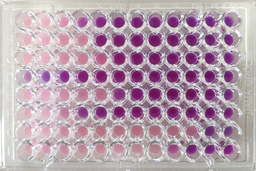
#> input picture test_images/WhatsApp Image 2026-02-05 at 14.15.10.jpeg, 256 x 171 px, shrunk from 1553 x 1036 before the run, found by its file name
$ python test_full_dart_pipeline.py
#> lines starting #> are read from the running program, lines starting #| are printed output that depends on the picture; after the words box and inside, x2 and y2 are one past the last pixel; in counts of white or black regions, pixels touching at a corner belong together
#!/usr/bin/env python3
"""
Simulate the FULL Dart pipeline to debug grid fitting issues:
1. Load image
2. Plate detection (simulate Dart's approach)
3. Circle detection with OpenCV
4. Grid fitting
5. Generate debug output
"""

import cv2
import numpy as np

def simulate_dart_plate_detection(image):
    """
    Simulate Dart's _findPlateBoundsByColor and _cropToWellArea
    """
    h, w = image.shape[:2]
    hsv = cv2.cvtColor(image, cv2.COLOR_BGR2HSV)

    print(f"\n[1] Plate Detection")
    print(f"    Original image: {w}x{h}")

    # Find well-colored pixels (simulate Dart's _findPlateBoundsByColor)
    well_pixels = []

    for y in range(0, h, 3):
        for x in range(0, w, 3):
            b, g, r = image[y, x].tolist()
            hue, sat, val = hsv[y, x].tolist()

            if val > 250 or val < 50:
                continue

            # Pink detection (Dart criteria)
            is_pink = sat > 15 and sat < 100 and r > g * 0.9 and r > b * 0.8 and r > 130

            # Purple detection (Dart criteria)
            is_purple = sat > 50 and hue >= 115 and hue <= 178 and val > 60

            if is_pink or is_purple:
                well_pixels.append((x, y))

    print(f"    Well-colored pixels found: {len(well_pixels)}")

    if len(well_pixels) >= 100:
        xs = [p[0] for p in well_pixels]
        ys = [p[1] for p in well_pixels]
        min_x, max_x = min(xs), max(xs)
        min_y, max_y = min(ys), max(ys)

        # Add padding
        estimated_cell_w = (max_x - min_x) / 12
        estimated_cell_h = (max_y - min_y) / 8
        pad_x = int(estimated_cell_w * 0.3)
        pad_y = int(estimated_cell_h * 0.3)

        min_x = max(0, min_x - pad_x)
        min_y = max(0, min_y - pad_y)
        max_x = min(w - 1, max_x + pad_x)
        max_y = min(h - 1, max_y + pad_y)

        crop_w = max_x - min_x
        crop_h = max_y - min_y

        print(f"    Color-based crop: ({min_x},{min_y}) size {crop_w}x{crop_h}")

        # Crop with light margins (Dart's _cropToWellAreaLight)
        plate = image[min_y:max_y, min_x:max_x].copy()
        ph, pw = plate.shape[:2]

        # Light margins
        left = int(pw * 0.02)
        top = int(ph * 0.03)
        right = int(pw * 0.02)
        bottom = int(ph * 0.03)

        plate = plate[top:ph-bottom, left:pw-right]
        print(f"    After light crop: {plate.shape[1]}x{plate.shape[0]}")

        return plate

    # Fallback: center crop with margins
    print("    Fallback: center crop")
    margin_x = int(w * 0.08)
    margin_y = int(h * 0.10)
    return image[margin_y:h-margin_y, margin_x:w-margin_x].copy()


def detect_circles_like_dart(plate):
    """
    Circle detection matching native_opencv.cpp
    """
    h, w = plate.shape[:2]

    print(f"\n[2] Circle Detection")
    print(f"    Plate size: {w}x{h}")

    gray = cv2.cvtColor(plate, cv2.COLOR_BGR2GRAY)

    # Parameters matching native_opencv.cpp
    expected_cell = min(w / 12.0, h / 8.0)
    expected_r = expected_cell * 0.42
    min_r = int(expected_r * 0.5)
    max_r = int(expected_r * 1.3)
    min_dist = expected_cell * 0.65

    print(f"    Expected cell: {expected_cell:.1f}")
    print(f"    Radius range: {min_r} - {max_r}")
    print(f"    Min dist: {min_dist:.1f}")

    dp = 1.0
    param1 = 50
    blur_sizes = [7, 9, 11]
    param2_values = [22, 28, 35]

    all_circles = []

    for blur_size in blur_sizes:
        blurred = cv2.GaussianBlur(gray, (blur_size, blur_size), 2)
        for param2 in param2_values:
            circles = cv2.HoughCircles(
                blurred, cv2.HOUGH_GRADIENT,
                dp=dp, minDist=min_dist, param1=param1, param2=param2,
                minRadius=min_r, maxRadius=max_r
            )
            if circles is not None:
                all_circles.append(circles[0])

    if not all_circles:
        print("    No circles detected!")
        return np.array([]).reshape(0, 3)

    combined = np.vstack(all_circles)
    print(f"    Raw circles: {len(combined)}")

    # Deduplicate
    merge_threshold = min_dist * 0.5
    deduped = _deduplicate(combined, merge_threshold)
    print(f"    After dedup: {len(deduped)}")

    # Filter by radius
    radii = deduped[:, 2]
    med_r = np.median(radii)
    radius_mask = (radii >= med_r * 0.6) & (radii <= med_r * 1.4)
    filtered = deduped[radius_mask]
    print(f"    After radius filter: {len(filtered)}")

    # Filter edge circles
    edge_margin = med_r * 0.5
    edge_mask = ((filtered[:, 0] > edge_margin) &
                 (filtered[:, 0] < w - edge_margin) &
                 (filtered[:, 1] > edge_margin) &
                 (filtered[:, 1] < h - edge_margin))
    final = filtered[edge_mask]
    print(f"    After edge filter: {len(final)}")

    return final


def fit_grid_like_dart(circles, w, h):
    """
    Grid fitting matching Dart's grid_fitter.dart
    """
    print(f"\n[3] Grid Fitting")

    if len(circles) < 20:
        print("    Not enough circles for grid fitting, using naive grid")
        step_x = w / 12
        step_y = h / 8
        return step_x / 2, step_y / 2, step_x, step_y

    centers = circles[:, :2]
    expected_sx = w / 12
    expected_sy = h / 8

    # Estimate step from pairs
    step_x = estimate_step_from_pairs(centers, axis=0, expected_step=expected_sx, max_other_dist=expected_sy*0.4)
    step_y = estimate_step_from_pairs(centers, axis=1, expected_step=expected_sy, max_other_dist=expected_sx*0.4)

    if step_x is None:
        step_x = expected_sx
    if step_y is None:
        step_y = expected_sy

    print(f"    Estimated step: ({step_x:.1f}, {step_y:.1f})")

    # Find best origin (matching Dart's looser bounds)
    candidates_ox = set()
    candidates_oy = set()

    min_ox = -step_x * 0.3
    max_ox = step_x * 1.5
    min_oy = -step_y * 0.3
    max_oy = step_y * 1.5

    for cx, cy in centers:
        for col_guess in range(12):
            ox = cx - col_guess * step_x
            if min_ox < ox < max_ox:
                candidates_ox.add(round(ox, 1))
        for row_guess in range(8):
            oy = cy - row_guess * step_y
            if min_oy < oy < max_oy:
                candidates_oy.add(round(oy, 1))

    candidates_ox.add(round(step_x / 2, 1))
    candidates_oy.add(round(step_y / 2, 1))

    best_ox, best_oy, best_score = step_x / 2, step_y / 2, -1

    for ox in candidates_ox:
        for oy in candidates_oy:
            score = score_grid(centers, ox, oy, step_x, step_y)
            if score > best_score:
                best_score = score
                best_ox, best_oy = ox, oy

    print(f"    Best origin (before LSQ): ({best_ox:.1f}, {best_oy:.1f}) score={best_score}")

    # Refine with LSQ
    ox, oy, sx, sy = refine_grid_lsq(circles, best_ox, best_oy, step_x, step_y)

    print(f"    Final grid: origin=({ox:.1f}, {oy:.1f}), step=({sx:.1f}, {sy:.1f})")

    return ox, oy, sx, sy


# [86 lines left out: functions estimate_step_from_pairs, score_grid, refine_grid_lsq, not called in this run]


def _deduplicate(circles, merge_dist):
    if len(circles) == 0:
        return circles
    used = np.zeros(len(circles), dtype=bool)
    merged = []
    for i in range(len(circles)):
        if used[i]:
            continue
        cluster = [circles[i]]
        used[i] = True
        for j in range(i + 1, len(circles)):
            if used[j]:
                continue
            dist = np.sqrt((circles[i][0]-circles[j][0])**2 + (circles[i][1]-circles[j][1])**2)
            if dist < merge_dist:
                cluster.append(circles[j])
                used[j] = True
        merged.append(np.mean(cluster, axis=0))
    return np.array(merged)


def main():
    image_path = "/Users/kutinyo/Desktop/Sample/test_images/WhatsApp Image 2026-02-05 at 14.15.10.jpeg"
    output_path = "/Users/kutinyo/Desktop/Sample/files/debug_full_dart_pipeline.png"

    # Load image
    image = cv2.imread(image_path)
#> image is the input picture: shape (171, 256, 3); mean B, G, R 175.1, 162.3, 183.9
    if image is None:
        print(f"Error loading {image_path}")
        return

    print("=" * 60)
    print("SIMULATING FULL DART PIPELINE")
    print("=" * 60)

    # Step 1: Plate detection
    plate = simulate_dart_plate_detection(image)
#> in simulate_dart_plate_detection, `hsv = cv2.cvtColor(image, cv2.COLOR_BGR2HSV)`: hsv: shape (171, 256, 3); mean H, S, V 110.9, 40.5, 184.6
#|     Original image: 256x171
#> after the loop in simulate_dart_plate_detection, `for y in range(0, h, 3):`: well_pixels = 2692 pairs, first value 18 to 252, second value 0 to 168
#|     Well-colored pixels found: 2692
#> in simulate_dart_plate_detection, `xs = [p[0] for p in well_pixels]`: xs = 2692 values, max 252 at index 491, min 18 at index 208, mean 133.4
#> in simulate_dart_plate_detection, `ys = [p[1] for p in well_pixels]`: ys = 2692 values from 0 to 168
#> in simulate_dart_plate_detection, `min_x, max_x = min(xs), max(xs)`: min_x = 18; max_x = 252
#> in simulate_dart_plate_detection, `min_y, max_y = min(ys), max(ys)`: min_y = 0; max_y = 168
#> in simulate_dart_plate_detection, `estimated_cell_w = (max_x - min_x) / 12`: estimated_cell_w = 19.5
#> in simulate_dart_plate_detection, `estimated_cell_h = (max_y - min_y) / 8`: estimated_cell_h = 21
#> in simulate_dart_plate_detection, `pad_x = int(estimated_cell_w * 0.3)`: pad_x = 5
#> in simulate_dart_plate_detection, `pad_y = int(estimated_cell_h * 0.3)`: pad_y = 6
#> in simulate_dart_plate_detection, `min_x = max(0, min_x - pad_x)`: min_x = 13
#> in simulate_dart_plate_detection, `max_x = min(w - 1, max_x + pad_x)`: max_x = 255
#> in simulate_dart_plate_detection, `max_y = min(h - 1, max_y + pad_y)`: max_y = 170
#> in simulate_dart_plate_detection, `crop_w = max_x - min_x`: crop_w = 242
#> in simulate_dart_plate_detection, `crop_h = max_y - min_y`: crop_h = 170
#|     Color-based crop: (13,0) size 242x170
#> in simulate_dart_plate_detection, `plate = image[min_y:max_y, min_x:max_x].copy()`:
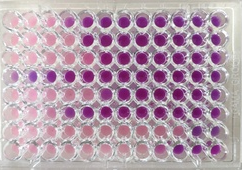
#> plate: shape (170, 242, 3); mean B, G, R 172.9, 158.9, 181.8
#> in simulate_dart_plate_detection, `plate = plate[top:ph-bottom, left:pw-right]`:
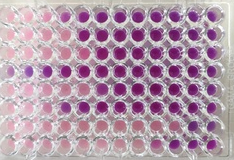
#> plate: shape (160, 234, 3); mean B, G, R 171.4, 155.5, 180.4
#|     After light crop: 234x160
    h, w = plate.shape[:2]
#> h = 160; w = 234

    # Step 2: Circle detection
    circles = detect_circles_like_dart(plate)
#|     Plate size: 234x160
#> in detect_circles_like_dart, `gray = cv2.cvtColor(plate, cv2.COLOR_BGR2GRAY)`:
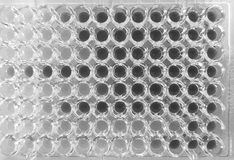
#> gray: shape (160, 234); min 44, max 255, mean 164.7
#|     Expected cell: 19.5
#|     Radius range: 4 - 10
#|     Min dist: 12.7
#> the loop in detect_circles_like_dart, `for blur_size in blur_sizes:` made 3 passes
#> pass 1, in detect_circles_like_dart, `blurred = cv2.GaussianBlur(gray, (blur_size, blur_size), 2)`:
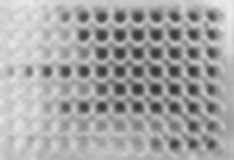
#> blurred: shape (160, 234); min 51, max 234, mean 164.8
#> after the loop in detect_circles_like_dart, `for blur_size in blur_sizes:`: all_circles = [[[119.5, 34.5, 6], [119.5, 16.5, 5.5], [137.5, 16.5, 5.5]], [[119.5, 16.5, 5.5]], [[119.5, 34.5, 6], [119.5, 16.5, 5.5], [137.5, 16.5, 5.5]]]
#> in detect_circles_like_dart, `combined = np.vstack(all_circles)`: combined = [[119.5, 34.5, 6], [119.5, 16.5, 5.5], [137.5, 16.5, 5.5], [119.5, 16.5, 5.5], [119.5, 34.5, 6], [119.5, 16.5, 5.5], [137.5, 16.5, 5.5]]
#|     Raw circles: 7
#> in _deduplicate, `used = np.zeros(len(circles), dtype=bool)`: used = [False, False, False, False, False, False, False]
#> the loop in _deduplicate, `for i in range(len(circles)):` made 7 passes
#> after the loop in _deduplicate, `for i in range(len(circles)):`: merged = [[119.5, 34.5, 6], [119.5, 16.5, 5.5], [137.5, 16.5, 5.5]]; used = [True, True, True, True, True, True, True]
#> in detect_circles_like_dart, `deduped = _deduplicate(combined, merge_threshold)`: deduped has the same summary as merged in _deduplicate
#|     After dedup: 3
#> in detect_circles_like_dart, `radii = deduped[:, 2]`: radii = [6, 5.5, 5.5]
#> in detect_circles_like_dart, `med_r = np.median(radii)`: med_r = 5.5
#> in detect_circles_like_dart, `radius_mask = (radii >= med_r * 0.6) & (radii <= med_r * 1.4)`: radius_mask = [True, True, True]
#> in detect_circles_like_dart, `filtered = deduped[radius_mask]`: filtered has the same summary as merged in _deduplicate
#|     After radius filter: 3
#> in detect_circles_like_dart, `edge_margin = med_r * 0.5`: edge_margin = 2.75
#> in detect_circles_like_dart, `edge_mask = ((filtered[:, 0] > edge_margin) & (filtered[:, 0] < w - ed..`: edge_mask = [True, True, True]
#> in detect_circles_like_dart, `final = filtered[edge_mask]`: final has the same summary as merged in _deduplicate
#|     After edge filter: 3
#> circles has the same summary as merged in _deduplicate

    # Step 3: Grid fitting
    ox, oy, sx, sy = fit_grid_like_dart(circles, w, h)
#> ox = 9.75; oy = 10; sx = 19.5; sy = 20

    # Step 4: Visualize
    print(f"\n[4] Generating Debug Image")

    debug = plate.copy()

    # Draw detected circles (green)
    for c in circles:
        cx, cy, r = int(c[0]), int(c[1]), int(c[2])
        cv2.circle(debug, (cx, cy), r, (0, 255, 0), 2)
        cv2.circle(debug, (cx, cy), 3, (0, 0, 255), -1)  # Red center
#> this loop made 3 passes
#> (c, cx, cy, r) on passes 1 to 3: ([119.5, 34.5, 6], 119, 34, 6), ([119.5, 16.5, 5.5], 119, 16, 5), ([137.5, 16.5, 5.5], 137, 16, 5)
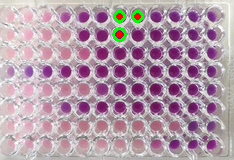
#> debug: shape (160, 234, 3); 1.01% of pixels changed, all inside (x1, y1, x2, y2) = (112, 10, 144, 42)

    # Draw fitted grid positions (blue circles, cyan for unmatched)
    for row in range(8):
        for col in range(12):
            grid_cx = int(ox + col * sx)
            grid_cy = int(oy + row * sy)
            grid_r = int(min(sx, sy) * 0.42)

            # Check if there's a detected circle near this position
            matched = False
            for c in circles:
                dx = c[0] - grid_cx
                dy = c[1] - grid_cy
                if np.sqrt(dx*dx + dy*dy) < sx * 0.3:
                    matched = True
                    break

            color = (255, 0, 0) if matched else (255, 255, 0)  # Blue if matched, cyan if not
            cv2.circle(debug, (grid_cx, grid_cy), grid_r, color, 1)

            # Label
            label = f"{chr(65+row)}{col+1}"
            cv2.putText(debug, label, (grid_cx-10, grid_cy-grid_r-2),
                       cv2.FONT_HERSHEY_SIMPLEX, 0.25, color, 1)
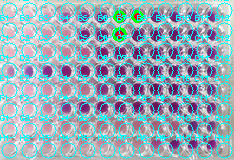
#> debug: shape (160, 234, 3); 17.25% of pixels changed, all inside (x1, y1, x2, y2) = (0, 0, 233, 159)

    cv2.imwrite(output_path, debug)
    print(f"    Saved to: {output_path}")

    # Count matched/unmatched
    matched_count = 0
    threshold = sx * 0.3
#> threshold = 5.85
    for row in range(8):
        for col in range(12):
            grid_cx = ox + col * sx
            grid_cy = oy + row * sy
            for c in circles:
                dx = c[0] - grid_cx
                dy = c[1] - grid_cy
                if np.sqrt(dx*dx + dy*dy) < threshold:
                    matched_count += 1
                    break
#> after the loop, matched_count = 0

    print(f"\n    Grid matching: {matched_count}/96 wells matched to detected circles")
#|     Grid matching: 0/96 wells matched to detected circles
    print(f"    (Green = detected circles, Blue = grid positions matching, Cyan = grid not matching)")


if __name__ == "__main__":
    main()
